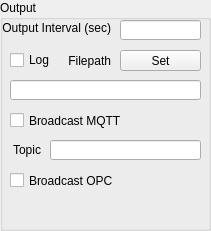
   <widget class="QGroupBox" name="groupBox_4">
    <property name="geometry">
     <rect>
      <x>560</x>
      <y>260</y>
      <width>211</width>
      <height>231</height>
     </rect>
    </property>
    <property name="title">
     <string>Output</string>
    </property>
    <widget class="QLineEdit" name="filepathRead">
     <property name="geometry">
      <rect>
       <x>10</x>
       <y>80</y>
       <width>191</width>
       <height>20</height>
      </rect>
     </property>
     <property name="alignment">
      <set>Qt::AlignRight|Qt::AlignTrailing|Qt::AlignVCenter</set>
     </property>
     <property name="readOnly">
      <bool>true</bool>
     </property>
    </widget>
    <widget class="QLabel" name="label_7">
     <property name="geometry">
      <rect>
       <x>60</x>
       <y>50</y>
       <width>51</width>
       <height>21</height>
      </rect>
     </property>
     <property name="text">
      <string>Filepath</string>
     </property>
     <property name="alignment">
      <set>Qt::AlignRight|Qt::AlignTrailing|Qt::AlignVCenter</set>
     </property>
    </widget>
    <widget class="QCheckBox" name="dataLogCheck">
     <property name="geometry">
      <rect>
       <x>10</x>
       <y>50</y>
       <width>51</width>
       <height>20</height>
      </rect>
     </property>
     <property name="text">
      <string>Log</string>
     </property>
    </widget>
    <widget class="QPushButton" name="filepathSet">
     <property name="geometry">
      <rect>
       <x>120</x>
       <y>50</y>
       <width>81</width>
       <height>21</height>
      </rect>
     </property>
     <property name="text">
      <string>Set</string>
     </property>
    </widget>
    <widget class="QLabel" name="label_8">
     <property name="geometry">
      <rect>
       <x>0</x>
       <y>20</y>
       <width>111</width>
       <height>16</height>
      </rect>
     </property>
     <property name="text">
      <string>Output Interval (sec)</string>
     </property>
     <property name="alignment">
      <set>Qt::AlignRight|Qt::AlignTrailing|Qt::AlignVCenter</set>
     </property>
    </widget>
    <widget class="QLineEdit" name="broadcastPeriodSet">
     <property name="geometry">
      <rect>
       <x>120</x>
       <y>20</y>
       <width>81</width>
       <height>20</height>
      </rect>
     </property>
    </widget>
    <widget class="QCheckBox" name="broadcastMQTTCheck">
     <property name="geometry">
      <rect>
       <x>10</x>
       <y>110</y>
       <width>161</width>
       <height>21</height>
      </rect>
     </property>
     <property name="text">
      <string>Broadcast MQTT</string>
     </property>
    </widget>
    <widget class="QCheckBox" name="broadcastOPCCheck">
     <property name="geometry">
      <rect>
       <x>10</x>
       <y>170</y>
       <width>161</width>
       <height>21</height>
      </rect>
     </property>
     <property name="text">
      <string>Broadcast OPC</string>
     </property>
    </widget>
    <widget class="QLineEdit" name="mqttTopic">
     <property name="geometry">
      <rect>
       <x>50</x>
       <y>140</y>
       <width>151</width>
       <height>20</height>
      </rect>
     </property>
     <property name="readOnly">
      <bool>false</bool>
     </property>
    </widget>
    <widget class="QLabel" name="label_15">
     <property name="geometry">
      <rect>
       <x>0</x>
       <y>140</y>
       <width>41</width>
       <height>20</height>
      </rect>
     </property>
     <property name="text">
      <string>Topic</string>
     </property>
     <property name="alignment">
      <set>Qt::AlignRight|Qt::AlignTrailing|Qt::AlignVCenter</set>
     </property>
    </widget>
   </widget>
